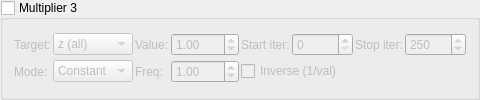
    <widget class="MyGroupBox" name="groupCheck_transf_function_enabledBz_false">
     <property name="title"><string>Multiplier 3</string></property>
     <property name="checkable"><bool>true</bool></property>
     <property name="checked"><bool>false</bool></property>
     <layout class="QGridLayout" name="gridLayout_mult3">
      <property name="spacing"><number>2</number></property>
      <item row="0" column="0">
       <widget class="QLabel"><property name="text"><string>Target:</string></property></widget>
      </item>
      <item row="0" column="1">
       <widget class="MyComboBox" name="comboBox_transf_multiplier_mode_3">
        <item><property name="text"><string notr="true">z (all)</string></property></item>
        <item><property name="text"><string notr="true">z.x</string></property></item>
        <item><property name="text"><string notr="true">z.y</string></property></item>
        <item><property name="text"><string notr="true">z.z</string></property></item>
        <item><property name="text"><string notr="true">DE</string></property></item>
        <item><property name="text"><string notr="true">color</string></property></item>
        <item><property name="text"><string notr="true">z.w</string></property></item>
        <item><property name="text"><string notr="true">z.xy</string></property></item>
        <item><property name="text"><string notr="true">z.xz</string></property></item>
        <item><property name="text"><string notr="true">z.yz</string></property></item>
       </widget>
      </item>
      <item row="0" column="2">
       <widget class="QLabel"><property name="text"><string>Value:</string></property></widget>
      </item>
      <item row="0" column="3">
       <widget class="MyDoubleSpinBox" name="spinbox_transf_scale_6">
        <property name="minimum"><double>-100.0</double></property><property name="maximum"><double>100.0</double></property>
        <property name="singleStep"><double>0.01</double></property><property name="value"><double>1.0</double></property>
       </widget>
      </item>
      <item row="0" column="4">
       <widget class="QLabel"><property name="text"><string>Start iter:</string></property></widget>
      </item>
      <item row="0" column="5">
       <widget class="MySpinBox" name="spinboxInt_transf_start_iterations_D">
        <property name="minimum"><number>0</number></property><property name="maximum"><number>10000</number></property>
        <property name="value"><number>0</number></property>
       </widget>
      </item>
      <item row="0" column="6">
       <widget class="QLabel"><property name="text"><string>Stop iter:</string></property></widget>
      </item>
      <item row="0" column="7">
       <widget class="MySpinBox" name="spinboxInt_transf_stop_iterations_D">
        <property name="minimum"><number>0</number></property><property name="maximum"><number>10000</number></property>
        <property name="value"><number>250</number></property>
       </widget>
      </item>
      <item row="1" column="0">
       <widget class="QLabel"><property name="text"><string>Mode:</string></property></widget>
      </item>
      <item row="1" column="1">
       <widget class="MyComboBox" name="comboBox_transf_multiplier_value_mode_3">
        <item><property name="text"><string notr="true">Constant</string></property></item>
        <item><property name="text"><string notr="true">Sine</string></property></item>
        <item><property name="text"><string notr="true">Ramp</string></property></item>
       </widget>
      </item>
      <item row="1" column="2">
       <widget class="QLabel"><property name="text"><string>Freq:</string></property></widget>
      </item>
      <item row="1" column="3">
       <widget class="MyDoubleSpinBox" name="spinbox_transf_multiplier_frequency_3">
        <property name="minimum"><double>0.01</double></property><property name="maximum"><double>100.0</double></property>
        <property name="singleStep"><double>0.1</double></property><property name="value"><double>1.0</double></property>
       </widget>
      </item>
      <item row="1" column="4" colspan="2">
       <widget class="MyCheckBox" name="checkBox_transf_multiplier_inverse_3">
        <property name="text"><string>Inverse (1/val)</string></property>
       </widget>
      </item>
     </layout>
    </widget>
